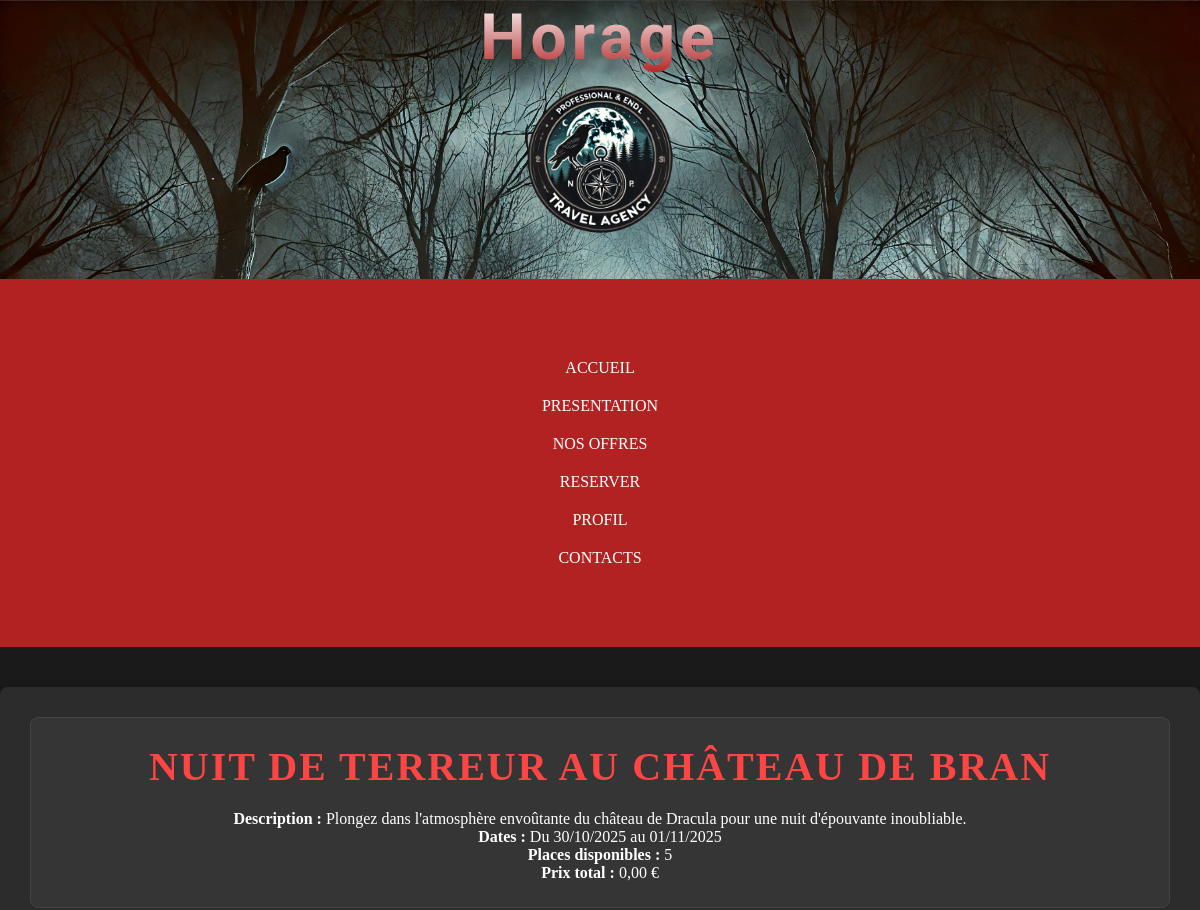
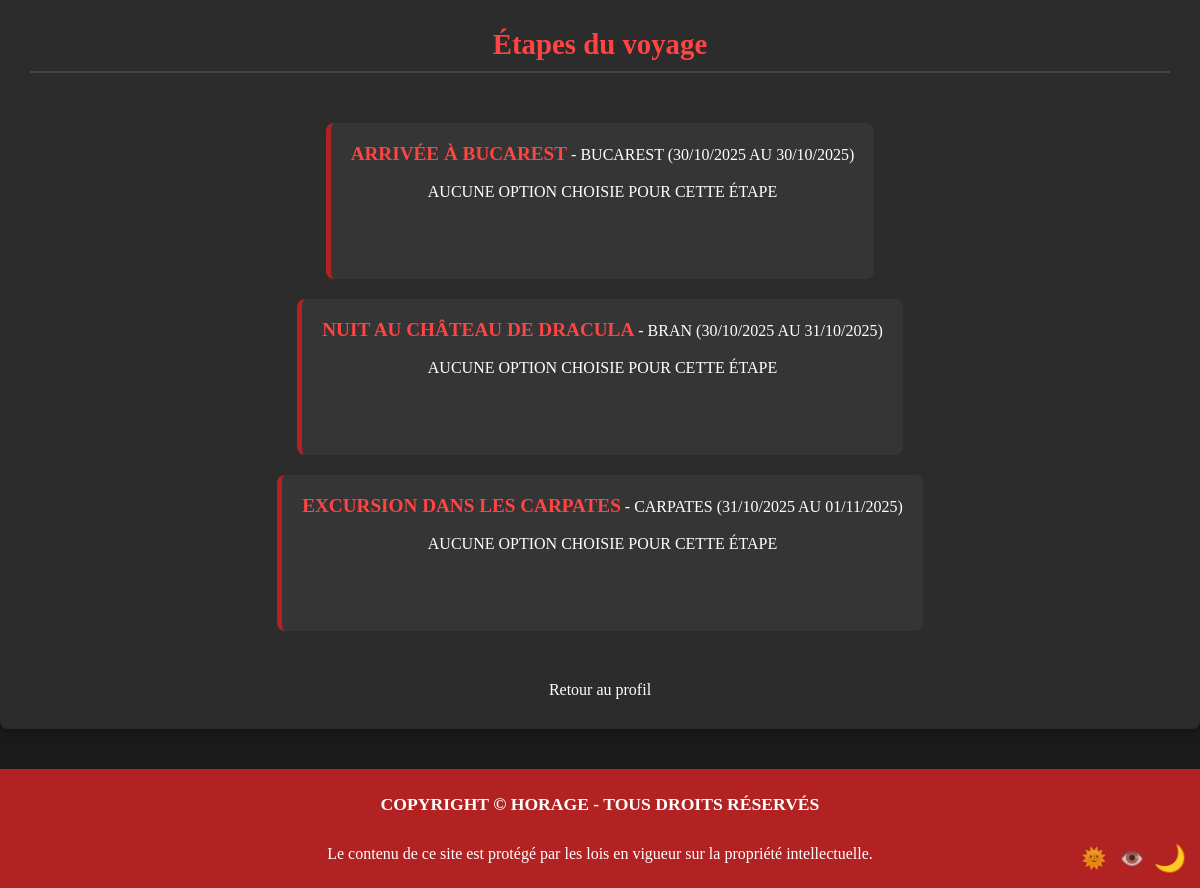
Page /recapitulatif2.php?id_voyage=3 (signed in) on the committed database (2 pictures, top to bottom).
### tables this page shows
CREATE TABLE `voyages` (
  `IdVoyage` int(11) NOT NULL,
  `Titre` varchar(100) NOT NULL,
  `Description` text NOT NULL,
  `DateDebut` date NOT NULL,
  `DateFin` date NOT NULL,
  `PrixBase` decimal(10,2) NOT NULL,
  `PlacesDispo` int(11) NOT NULL
);

CREATE TABLE `etapes` (
  `IdEtape` int(11) NOT NULL,
  `IdVoyage` int(11) NOT NULL,
  `Titre` varchar(100) NOT NULL,
  `DateArrive` date NOT NULL,
  `DateDepart` date NOT NULL,
  `Position` varchar(50) NOT NULL
);

### recapitulatif2.php (the view, shortened to what this page needs)
<?php
function afficherPrix($prix) {
    return number_format($prix, 2, ',', ' ') . ' €';
}
$dsn = 'mysql:host=localhost;dbname=ma_bdd;charset=utf8';
$user = 'root';
$password = '';
try {
    $pdo = new PDO($dsn, $user, $password);
} catch (PDOException $e) {
    die("Erreur de connexion : " . $e->getMessage());
}
$id_voyage = $_GET['id_voyage'] ?? null;
$stmt = $pdo->prepare("SELECT * FROM voyages WHERE IdVoyage = ?");
$stmt->execute([$id_voyage]);
$voyage = $stmt->fetch(PDO::FETCH_ASSOC);
$stmt = $pdo->prepare("SELECT * FROM etapes WHERE IdVoyage = ? ORDER BY DateArrive");
$stmt->execute([$id_voyage]);
$etapes = $stmt->fetchAll(PDO::FETCH_ASSOC);
$options_par_etape = [];
$stmt = $pdo->prepare("SELECT * FROM voyage_payee WHERE IdVoyage = ? AND IdUtilisateur = ?");
$stmt->execute([$id_voyage, $_SESSION['user']['id']]);
$vp=$stmt->fetch(PDO::FETCH_ASSOC);
$prix_total = $vp['Prix'] ;
?>
<!DOCTYPE html>
<html lang="fr">
<head>
    <link rel="stylesheet" href="CSS/recapitulatif.css?v=<?php echo time(); ?>">
</head>
<body>
<header>
    <div class="header_1">
        <h1>Horage</h1>
        <img src="img_horage/logo-Photoroom.png" alt="logo de Horage" width="200px">
    </div>
    <div class="nav">
        <ul>
            <li>
                <a href="accueil.php" class="a1">Accueil</a>
            </li>
            <li>
                <a href="presentation.php" class="a1">Presentation</a>
            </li>
            <li>
                <a href="Reserve.php" class="a1">Nos offres</a>
            </li>
            <li>
                <a href="Recherche.php" class="a1">reserver</a>
            </li>
            <?php
            $pageProfil = 'login.php';
            if (isset($_SESSION['user'])) {
                $typeUser = $_SESSION['user']['type'];
                $pageProfil = match ($typeUser) {
                    'admin'  => 'profil_admin.php',
                    'basic' => 'profil_user.php',
                    default  => 'profil_vip.php',
                };
            }
            ?>
            <li><a href="<?= $pageProfil ?>" class="a1"><?= isset($_SESSION['user']) ? 'Profil' : 'Connexion' ?></a></li>
            <li>
                <a href="contact.php" class="a1">contacts</a>
            </li>
        </ul>
    </div>
</header>
<main>
    <div class="hero1">
        <h2 id="main_title"><?= htmlspecialchars($voyage['Titre']) ?></h2>
        <p><strong>Description :</strong> <?= htmlspecialchars($voyage['Description']) ?></p>
        <p><strong>Dates :</strong> Du <?= date('d/m/Y', strtotime($voyage['DateDebut'])) ?> au <?= date('d/m/Y', strtotime($voyage['DateFin'])) ?></p>
        <p><strong>Places disponibles :</strong> <?= htmlspecialchars($voyage['PlacesDispo']) ?></p>
        <p><strong>Prix total :</strong> <?= afficherPrix($prix_total) ?></p>
    </div>
    <h3 id="subtitle">Étapes du voyage</h3>
    <ul>
        <?php foreach ($etapes as $etape) : ?>
            <li class="parent">
                <strong><?= htmlspecialchars($etape['Titre']) ?></strong> -
                <?= htmlspecialchars($etape['Position']) ?>
                (<?= date('d/m/Y', strtotime($etape['DateArrive'])) ?> au <?= date('d/m/Y', strtotime($etape['DateDepart'])) ?>)
                <ul>
                    <?php if (isset($options_par_etape[$etape['IdEtape']])): ?>
                        <?php foreach ($options_par_etape[$etape['IdEtape']] as $option): ?>
                            <li>
                                <strong><?= htmlspecialchars($option['NomOption']) ?>:</strong>
                                <?= htmlspecialchars($option['Nom']) ?> - <?= afficherPrix($option['Prix']*($vp['NbAdultes']+$vp['NbEnfants'])) ?>
                            </li>
                        <?php endforeach; ?>
                    <?php else: ?>
                        <li>Aucune option choisie pour cette étape</li>
                    <?php endif; ?>
                </ul>
            </li>
        <?php endforeach; ?>
    </ul>
    <a href="profil_travel.php" class="btn"> Retour au profil </a>
</main>
<footer>
    <h2>Copyright © Horage - Tous droits réservés</h2>
    <p>Le contenu de ce site est protégé par les lois en vigueur sur la propriété intellectuelle.</p>
</footer>
</body>
</html>

### CSS/recapitulatif.css (style rules this page uses)
main { max-width: 1200px; margin: 40px auto; padding: 30px; background-color: var(--color-background-profile); border-radius: 8px; box-shadow: 0 4px 12px rgba(0, 0, 0, 0.2); }
.hero1 { background-color: var(--color-background-form); padding: 25px; border-radius: 8px; margin-bottom: 30px; border: 1px solid var(--color-border); }
#main_title { font-size: 2.5rem; margin-bottom: 20px; color: var(--color-nav-light); text-transform: uppercase; letter-spacing: 2px; }
#subtitle { font-size: 1.8rem; margin: 30px 0 20px; color: var(--color-nav-light); border-bottom: 2px solid var(--color-border); padding-bottom: 10px; }
ul:not(.nav ul) { display: flex; flex-direction: column; gap: 20px; padding: 0; }
.parent { background-color: var(--color-background-form); padding: 20px; border-radius: 8px; border-left: 5px solid var(--color-nav); }
.parent strong { font-size: 1.2rem; color: var(--color-nav-light); }
.parent ul { margin-top: 10px; padding-left: 20px; }
.parent li { padding: 8px 0; border-bottom: 1px dashed var(--color-border); }
.parent li:last-child { border-bottom: none; }

### CSS/main.css (style rules this page uses)
* { margin: 0; padding: 0; box-sizing: border-box; }
html, body { width: 100%; height: 100%; text-align: center; background-color: var(--color-background); color: var(--color-white); }
header { background-image: url("../img_horage/fond-header.webp"); background-size: cover; }
h1 { font-family: 'Creepster', cursive; letter-spacing: 5px; font-size: 8rem; background: linear-gradient(to top, var(--color-nav), var(--color-white)); -webkit-background-clip: text; color: transparent; }
ul { text-transform: uppercase; list-style-type: none; display: flex; justify-content: center; gap: 120px; margin: 50px; }
.nav { background-color: var(--color-nav) !important; padding: 10px; }
a { text-decoration: none; color: var(--color-rod); font-size: 1.0rem; }
footer { background-color: var(--color-nav); padding: 25px; color: var(--color-rod); }
h2 { margin-bottom: 30px; text-transform: uppercase; font-size: 1.1rem; }
main { margin: 100px; }
@media screen and (max-width: 1300px) { h1 { font-size: 4rem; } }
@media screen and (max-width: 1300px) { .header_1 { flex-direction: column; text-align: center; } }
@media screen and (max-width: 1300px) { ul { flex-direction: column; align-items: center; gap: 20px; padding: 20px; } }
@media screen and (max-width: 1300px) { main { margin: 20px; } }

### CSS/root.css (style rules this page uses)
:root { --color-border : #444; --color-rod: #ffffff; --color-nav: #B22222; --color-search-button: #6b0710; --color-search-button-hover: rgb(44, 11, 11); --color-search-form-group: #771f1f; --color-background: #1A1A1A; --color-hover: #7a0a14; --color-travelbutton: #ffffff; --color-nav-light: #ff4444; --color-background-form: #353535; --color-background-profile: #2C2C2C; --color-border-dark: #8B0000; --color-redlight-root: #ff4444; --color-white: white; --color-orange: #ffa500; --color-blue: #007bff; --color-purple: #800080; --color-green:#33ff00; }

### rows in the picture
voyages: Titre "NUIT DE TERREUR AU CHÂTEAU DE BRAN", Description "Plongez dans l'atmosphère envoûtante du château de Dracula pour une nuit d'épouvante inoubliable.", DateDebut "30/10/2025", DateFin "01/11/2025", PlacesDispo "5"
etapes: Titre "ARRIVÉE À BUCAREST", Position "BUCAREST", DateArrive "30/10/2025", DateDepart "30/10/2025", shows "AUCUNE OPTION CHOISIE POUR CETTE ÉTAPE"
etapes: Titre "NUIT AU CHÂTEAU DE DRACULA", Position "BRAN", DateArrive "30/10/2025", DateDepart "31/10/2025", shows "AUCUNE OPTION CHOISIE POUR CETTE ÉTAPE"
etapes: Titre "EXCURSION DANS LES CARPATES", Position "CARPATES", DateArrive "31/10/2025", DateDepart "01/11/2025", shows "AUCUNE OPTION CHOISIE POUR CETTE ÉTAPE"

### other values in the picture
afficherPrix($prix_total) "0,00 €"
